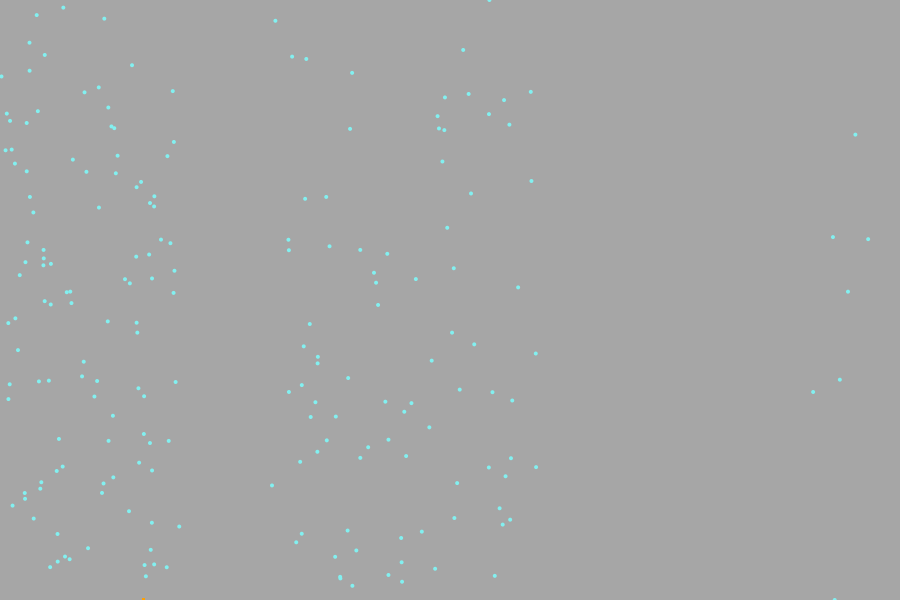
Frame 1 (no input)
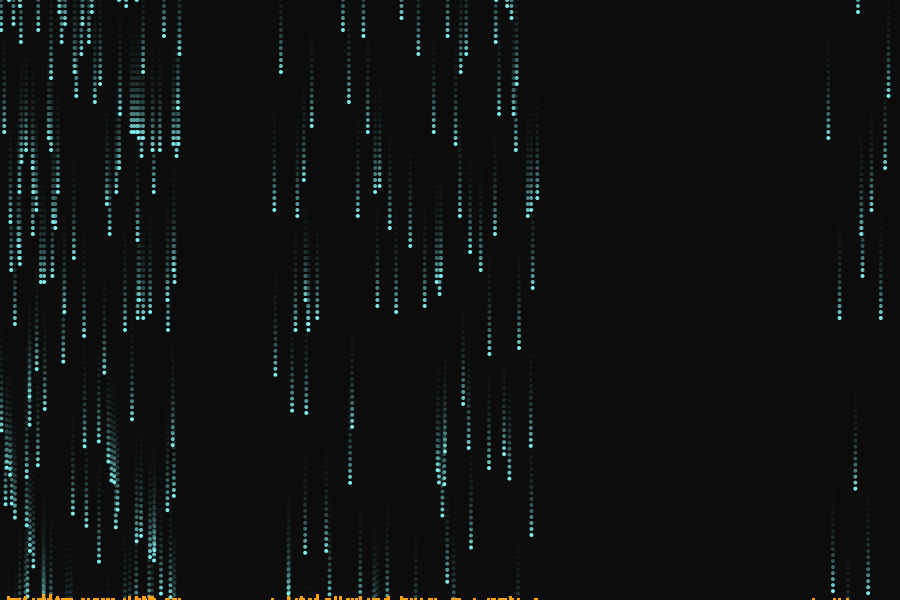
Frame 60 (the mouse pressed at the canvas centre just before this capture)
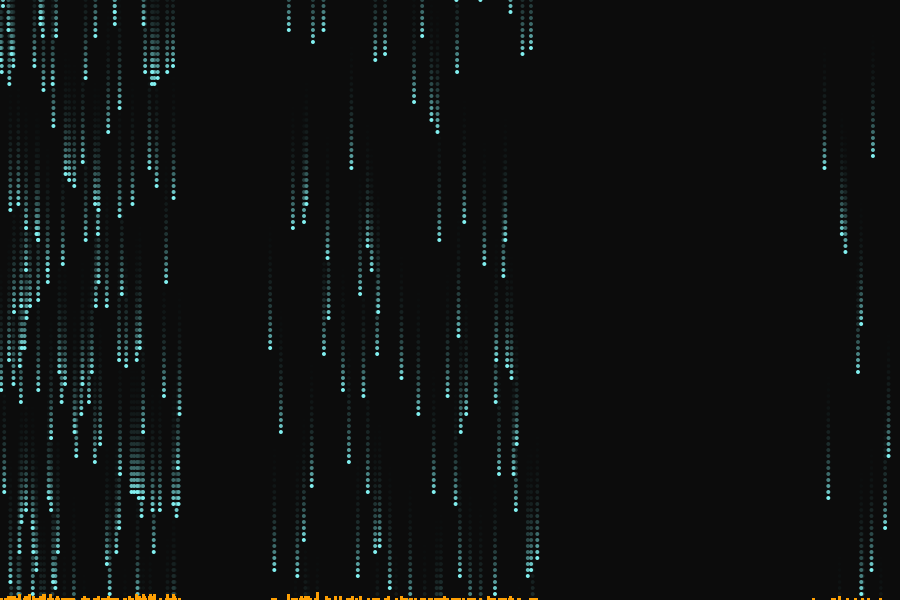
Frame 120 (the mouse held since frame 60 and released just before this capture)

The Processing sketch that drew these frames (run headless with seeded random() and noise(); from frame 60 on, the mouse is pressed at the canvas centre):

// Processing sketch: ej03_lluvia_uniforme_con_pesos
// ── ej03_lluvia_uniforme_con_pesos.pde
// Lluvia que cae con distintas intensidades
// La logica para elegir donde cae la lluvia esta en la funcion 'randomArea'

ArrayList<Drop> drops = new ArrayList<Drop>();
Floor floor;

void setup() {
  size(900, 600);
  for (int i=0; i<200; i++) {
    Drop d = new Drop();
    drops.add(d);
  }
  floor = new Floor();
  noStroke();
}

void draw() {
  fill(10, 50);
  rect(0, 0, width, height);
  
  fill(130, 240, 240);
  for (int i=0; i<drops.size(); i++) {
    Drop d = drops.get(i);
    d.move();
    d.draw();
  }
  floor.draw();  
}

class Drop {
  float x, y;
  int size = 4;
  int speed = 6;
  
  Drop() {
    x = randomArea();
    y = random(height);
  }
  
  void move() {
    y += speed;
    if (y > height) {
      floor.heights[int(x)] -= 2;
      x = randomArea();
      y = 0;
    }
  }
  
  void draw() {
    ellipse(x, y, size, size);
  }
}

class Floor {
  float[] heights;

  Floor() {
    heights = new float[width];
    for (int x=0; x<width; x++) {
      heights[x] = height;
    }
  }

  void draw() {
    fill(255, 160, 3);
      for (int x=0; x<width; x++) {
        rect(x-1, heights[x], 3, height);
      }
  }  
}

float randomArea() {
  // Intervalos en los cuales caera lluvia:
  float[][] intervals = { 
    { 0, width*0.2 }, 
    { width*0.3, width*0.6 },
    { width*0.9, width }
  } ;
  // Pesos relativos para cada intervalo
  // Por ej, teniendo pesos 4, 2 y 1, en el primer intervalo caera el doble de lluvia que en el segundo, y cuatro veces mas que en el tercero. 
  // A su vez, en el segundo intervalo caera el doble que en el tercero 
  float[] weights = { 4, 2, 1 };
  
  float totalSum = 0;
  for (int i=0; i<weights.length; i++) {
    totalSum += weights[i] * (intervals[i][1] - intervals[i][0]);
  }
  float r = random(totalSum);
  float partialSum = 0;
  for (int i=0; i<weights.length; i++) {
    partialSum += weights[i] * (intervals[i][1] - intervals[i][0]);
    if (r < partialSum) {
      return random(intervals[i][0], intervals[i][1]);
    }
  }
  return random(intervals[intervals.length-1][0], intervals[intervals.length-1][1]);
}
